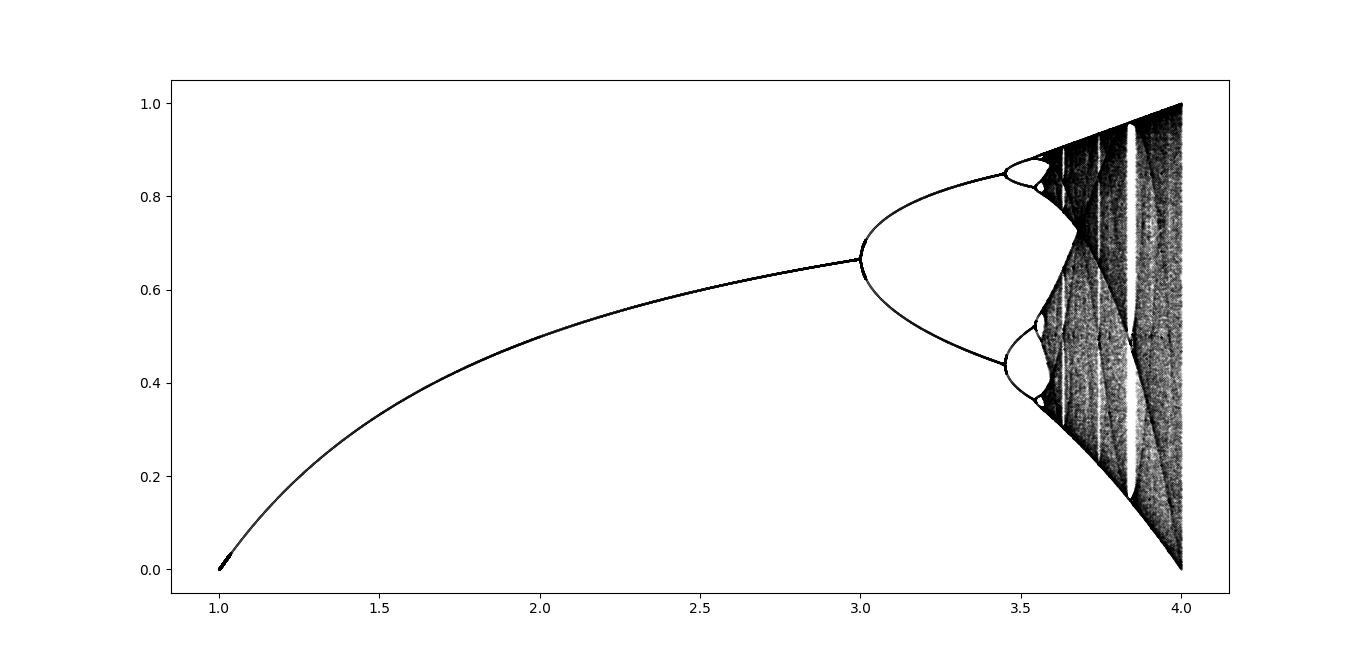

This chart was generated by the following Python code:
#################################################################
# import modules
import numpy as np
import matplotlib.pyplot as plt

#################################################################
# initial conditions

# vector size of x
N = 1000

# possible rs to be tested
rs = np.linspace(1,4,10000)

# list of x_n
x = np.zeros(N)
x[0] = 0.5

# list with last values of x_n
last_values = np.arange(int(N*9/10), N)

##################################################################

def iterate_in_ri(N, ri):
    """
    Iterate over the logistic curve for given r and initial conditions
    """
    for n in range(N-1):
        x[n+1] = ri*x[n]*(1-x[n])

def iterate_rs():
    """
    iterate over possible rs
    """
    for ri in rs:
        # iterate for each r
        iterate_in_ri(N, ri)
        # set unique points of convergence for each r
        gy = np.unique(x[last_values])
        # set wich r were used
        gx = ri * np.ones(len(gy))
        #plot
        plt.plot(gx, gy, 'k.', markersize=.5, alpha=0.3)


#################################################################

if __name__ == '__main__':
    iterate_rs()
    plt.show()
